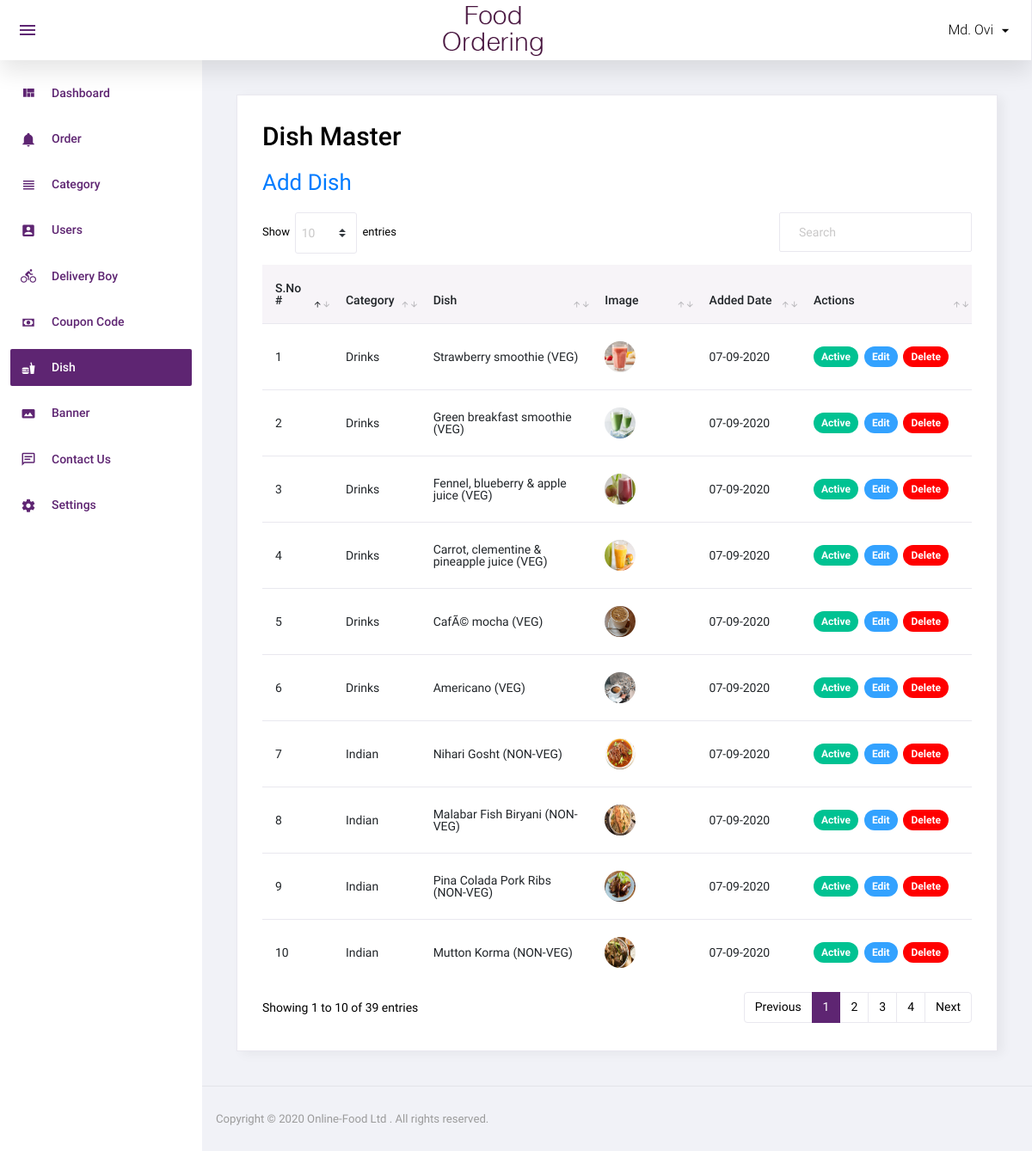
Page /admin/dish.php (signed in) on the committed database.
### tables this page shows
CREATE TABLE `dish` (
  `id` int(11) NOT NULL,
  `categories_id` int(11) NOT NULL,
  `dish_name` varchar(100) NOT NULL,
  `dish_detail` text NOT NULL,
  `image` varchar(100) NOT NULL,
  `type` enum('veg','non-veg') NOT NULL,
  `status` int(11) NOT NULL,
  `added_on` datetime NOT NULL
);

CREATE TABLE `categories` (
  `id` int(11) NOT NULL,
  `category` varchar(50) NOT NULL,
  `order_number` int(11) NOT NULL,
  `status` int(11) NOT NULL,
  `added_on` datetime NOT NULL
);

### admin/dish.php (the view, shortened to what this page needs)
<?php
    include('top.php');
    $sql="SELECT dish.*,categories.category FROM dish,categories WHERE dish.categories_id=categories.id ORDER BY dish.id DESC";
    $res=mysqli_query($con,$sql);
?>
<div class="card">
            <div class="card-body">
              <h1 class="grid_title">Dish Master</h1>
              <a href="add_dish.php" class="add_link">Add Dish</a>
              <div class="row grid_box">
                <div class="col-12">
                  <div class="table-responsive">
                    <table id="order-listing" class="table">
                      <thead>
                        <tr>
                            <th width="10%">S.No #</th>
                            <th width="10%">Category</th>
                            <th width="25%">Dish</th>
                            <th width="15%">Image</th>
                            <th width="15%">Added Date</th>
                            <th width="25%">Actions</th>
                        </tr>
                      </thead>
                      <tbody>
                      <?php
                        if(mysqli_num_rows($res)>0) {
                           $i=1;
                           while($row=mysqli_fetch_assoc($res)){
                      ?>
                                <tr>
                                    <td><?php echo $i++;?></td>
                                    <td><?php echo $row['category'];?></td>
                                    <td><?php echo $row['dish_name'];?> (<?php echo strtoupper($row['type'])?>)</td>
                                    <td><a target="_blank" href="<?php echo DISH_IMAGE_SITE_PATH.$row['image'];?>"><img src="<?php echo DISH_IMAGE_SITE_PATH.$row['image'];?>"></a></td>
                                    <td>
                                        <?php
                                            $dateScond=strtotime($row['added_on']);
                                            echo date('d-m-Y',$dateScond);
                                        ?>
                                    </td>
                                    <td>
                                        <?php
                                            if($row['status']==1){
                                        ?>
                                              <a href="?id=<?php echo $row['id']?>&type=deactive"><span class="badge badge-pill badge-complete active_clr">Active</span></a>&nbsp;
                                        <?php
                                            }else{
                                        ?>
                                                <a href="?id=<?php echo $row['id']?>&type=active"><span class="badge badge-pill badge-complete deactive_clr">Deactive</span></a>&nbsp;
                                        <?php
                                            }
                                        ?>
                                        <a href="add_dish.php?id=<?php echo $row['id']?>"><span class="badge badge-pill badge-edit edit_clr">Edit</span></a>&nbsp;
                                        <a href="?id=<?php echo $row['id']?>&type=delete"><span class="badge badge-pill badge-danger delete_red">Delete</span></a>
                                    </td>
                                </tr>
                      <?php } } else { ?>
                            <td colspan="5" style="text-align:center;">No Data Found !</td>
                      <?php } ?>
                      </tbody>
                    </table>
                  </div>
				</div>
              </div>
            </div>
          </div>
<?php include('footer.php'); ?>

### rows in the picture
dish: categories.category "Drinks", dish_name "Strawberry smoothie", type "VEG", image (picture), added_on "07-09-2020"
dish: categories.category "Drinks", dish_name "Green breakfast smoothie", type "VEG", image (picture), added_on "07-09-2020"
dish: categories.category "Drinks", dish_name "Fennel, blueberry & apple juice", type "VEG", image (picture), added_on "07-09-2020"
dish: categories.category "Drinks", dish_name "Carrot, clementine & pineapple juice", type "VEG", image (picture), added_on "07-09-2020"
dish: categories.category "Drinks", dish_name "CafÃ© mocha", type "VEG", image (picture), added_on "07-09-2020"
dish: categories.category "Drinks", dish_name "Americano", type "VEG", image (picture), added_on "07-09-2020"
dish: categories.category "Indian", dish_name "Nihari Gosht", type "NON-VEG", image (picture), added_on "07-09-2020"
dish: categories.category "Indian", dish_name "Malabar Fish Biryani", type "NON-VEG", image (picture), added_on "07-09-2020"
dish: categories.category "Indian", dish_name "Pina Colada Pork Ribs", type "NON-VEG", image (picture), added_on "07-09-2020"
dish: categories.category "Indian", dish_name "Mutton Korma", type "NON-VEG", image (picture), added_on "07-09-2020"

### other values in the picture
$_SESSION['ADMIN_NAME'] "Md. Ovi"
